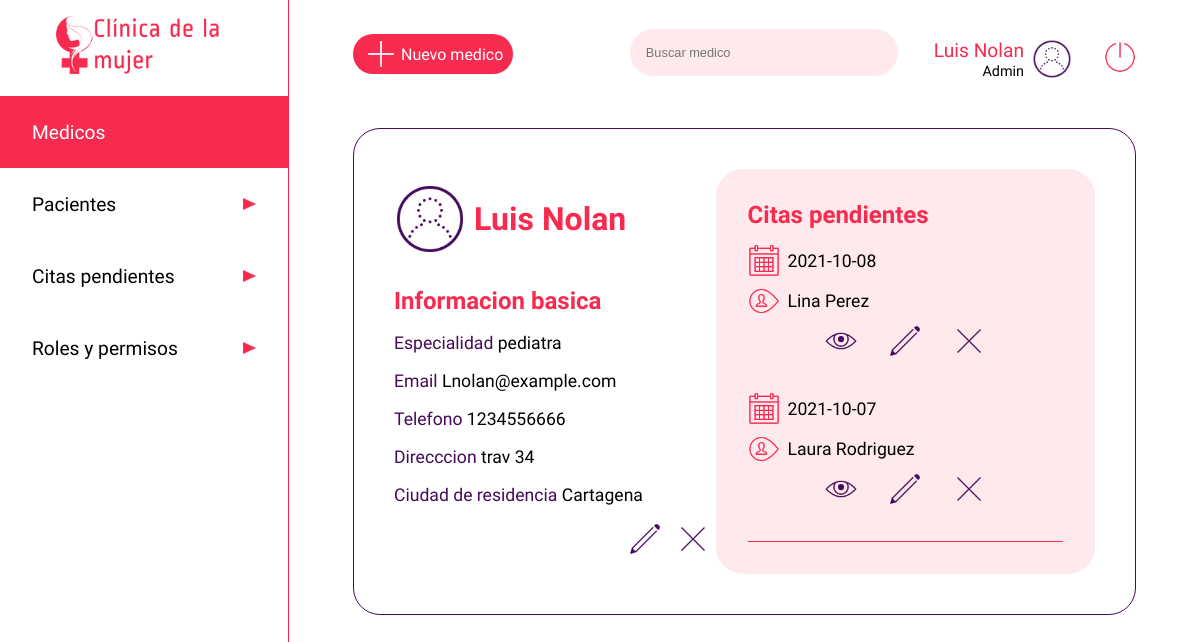
The page /medico/1048484611 (signed in) on the database its author committed.
### app.py (models this page shows, shortened)
class users(db.Model):
    __tablename__ = 'users'
    cedula = db.Column(db.Integer, primary_key=True)
    nombre=db.Column(db.String)
    apellido=db.Column(db.String)
    nacimiento=db.Column(db.String)
    eps=db.Column(db.String)
    email=db.Column(db.String, unique=True)
    telefono=db.Column(db.Integer)
    dir=db.Column(db.String)
    ciudad=db.Column(db.String)
    password=db.Column(db.String)
    rol =db.Column(db.String)
    especialidad = db.Column(db.String)
    estado = db.Column(db.Boolean)

class citas(db.Model):
    __tablename__ = 'citas'
    cita_id=db.Column(db.Integer, primary_key=True)
    medico_id = db.Column(db.Integer, nullable=False)
    paciente_id = db.Column(db.Integer, nullable=False)
    fecha = db.Column(db.String)
    motivo = db.Column(db.String(500))
    estado = db.Column(db.Boolean)
    hora_atencion = db.Column(db.String)
    sintomas = db.Column(db.String)
    diagnostico = db.Column(db.String)
    anotaciones = db.Column(db.String)
    calificacion = db.Column(db.Integer)
    calificacion_obs = db.Column(db.String)

### app.py (the view)
@app.route('/medico/<user>', methods=['GET'])
def medico(user):
    if 'usuarioIngresado' in session:
        medicos = users.query.filter_by(cedula=user).first()
        usuario = users.query.filter_by(cedula=int(session['usuarioIngresado'])).first()
        pacientes = users.query.filter_by(rol='paciente')
        citass = citas.query.filter_by(medico_id=int(user)).all()
        return render('usermedico.html', medico=medicos, row=usuario, cita=citass, listapacientes = pacientes)
    else:
        return render('acceso-denegado.html')

### templates/usermedico.html (shortened to what this page needs)
<!DOCTYPE html>
<html lang="es">
<head>
    <link rel="stylesheet" href="{{ url_for('static', filename='css/users.css')}}">
</head>
<body>
    <header class="header">
        <a href="/dashboard" type="button" class="btn"><img src="{{ url_for('static', filename='images/iconoclinica.png')}}" class="logo" alt="Clinica de la mujer"></a>
        <nav>
            <ul class="menu">
                <li class="menuitems"><a href="/medico" class="menuselect"><span>Medicos</span><img src="{{ url_for('static', filename='images/triangulo.png')}}" class="flecha" alt=""></a></li>
                <li class="menuitems"><a href="/paciente" class="menulink"><span>Pacientes</span><img src="{{ url_for('static', filename='images/triangulo.png')}}" class="flecha" alt=""></a></li>
                <li class="menuitems"><a href="/listado-citas" class="menulink"><span>Citas pendientes</span><img src="{{ url_for('static', filename='images/triangulo.png')}}" class="flecha" alt=""></a></li>
                <li class="menuitems"><a href="/roles" class="menulink"><span>Roles y permisos</span><img src="{{ url_for('static', filename='images/triangulo.png')}}" class="flecha" alt=""></a></li>
            </ul>
        </nav>
    </header>
    <main class="main">
        <div class="searchuser">
            <a href="/medico/new" class="newuser"><img src="{{ url_for('static', filename='images/plus_math_100px.png')}}" class="profile" alt=""><span>Nuevo medico</span></a>
            <div>
                <input type="search" class="search" placeholder="Buscar medico">
                <div class="perfil">
                    <div>
                        <span class="nameuser">{{row ["nombre"]}} {{row ["apellido"]}}</span><br>
                        <span class="roluser">Admin</span>
                    </div>
                    <img src="{{ url_for('static', filename='images/test_account_100px.png')}}" class="profile" alt="">
                    <a href="/logout" type="button" class="btn"><img src="{{ url_for('static', filename='images/off.png')}}" class="logout" alt="Cerrar sesion"></a>
                </div>
            </div>
        </div>
        <div class="cuerpo">
            <div class="contenedorperfil">
                <div class="userperf">
                    <img src="{{ url_for('static', filename='images/test_account_100px.png')}}" class="userper" alt="">
                    <h1 class="username">{{medico ["nombre"]}}  {{medico ["apellido"]}}</h1>
                </div>
                <div class="userinfo">
                    <h2 class="infotitle">Informacion basica</h2><br>
                    <span style="color:#450B5A">Especialidad </span><span style="color:#000000">{{medico ["especialidad"]}}</span> <br><br>
                    <span style="color:#450B5A">Email </span><span style="color:#000000">{{medico ["email"]}}</span><br><br>
                    <span style="color:#450B5A">Telefono </span><span style="color:#000000">{{medico ["telefono"]}}</span> <br><br>
                    <span style="color:#450B5A">Direcccion </span><span style="color:#000000">{{medico ["dir"]}}</span> <br><br>
                    <span style="color:#450B5A">Ciudad de residencia </span><span style="color:#000000">{{medico ["ciudad"]}}</span> <br><br>
                    <div class="contenedordbtn">
                        <a href="{{medico ["cedula"]}}/editar"><img src="{{ url_for('static', filename='images/edit_100px.png')}}" class="btned" alt=""></a>
                        <a href="{{medico ["cedula"]}}/eliminar"><img src="{{ url_for('static', filename='images/delete_100px.png')}}" class="btned" alt=""></a>
                    </div>
                </div>
            </div>
            <div class="contenedorcitas">
                <h2 class="infotitle">Citas pendientes</h1>
                    {% for c in cita %}
                        <div class="infocita">
                            <div class="diahora">
                                <img src="{{ url_for('static', filename='images/calendar_100px.png')}}" class="calendarwatch" alt=""><span>{{ c.fecha }}</span>
                            </div>
                            <div class="diahora">
                                <img src="{{ url_for('static', filename='images/username_100px.png')}}" class="calendarwatch" alt="">
                                {% for l in listapacientes %}
                                    {% if c.paciente_id == l.cedula %}
                                        <span>{{l.nombre}} {{l.apellido}}</span>
                                    {% endif %}
                                {% endfor %}
                            </div>
                            <div class="contenedortbtn">
                                <a href="/listado-citas/{{ c.cita_id }}/ver"><img src="{{ url_for('static', filename='images/eye_100px.png')}}" class="btned" alt=""></a>
                                <a href="/listado-citas/{{ c.cita_id }}/editar"><img src="{{ url_for('static', filename='images/edit_100px.png')}}" class="btned" alt=""></a>
                                <a href="/listado-citas/{{ c.cita_id }}/eliminar"><img src="{{ url_for('static', filename='images/delete_100px.png')}}" class="btned" alt=""></a>
                            </div>
                        </div>
                    {% endfor %}
                <hr color="#F72B50" size="0.5rem">
            </div>
    </main>
</body>
</html>

### static/css/users.css (style rules this page uses)
* { padding: 0; margin: 0; }
.btned { width: 2rem; }
body { display: flex; }
.calendarwatch { height: 2rem; }
.contenedordbtn { display: flex; justify-content: space-between; width: 5rem; float: right; }
.contenedortbtn { display: flex; justify-content: space-between; width: 10rem; margin: auto; padding-bottom: 1rem; }
.contenedorperfil { width: 45%; }
.logout { height: 2rem; margin-left: 2rem; }
.contenedorcitas { height: 100%; width: 45%; background-color: #FEEAED; border-radius: 1.6875rem; padding: 2rem; }
.cuerpo { display: flex; margin-top: 3rem; border: 0.1rem solid #450B5A; border-radius: 1.6875rem; padding: 2.5rem; justify-content: space-between; align-items: center; }
.diahora { margin-top: 0.5rem; margin-bottom: 0.5rem; width: 100%; display: flex; align-items: center; }
.diahora span { margin-left: 0.5rem; }
.flecha { width: 0.8rem; height: 0.8rem; }
.perfil { display: inline-flex; align-items: center; text-align: right; margin-left: 2rem; justify-content: flex-end; }
.header { margin:0; display: inline-block; width: 18rem; height: 100vh; justify-content: center; }
.infocita { font-family: 'Average Sans', sans-serif; font-size: 1.1rem; margin-top: 1rem; margin-bottom: 1rem; justify-content: center; }
.infotitle { font-size: 1.5rem; font-family: 'Ropa Sans', sans-serif; color: #F72B50; }
.logo { display: block; height: 4rem; margin: auto; padding: 1rem; }
.main { width: calc(100% - 18rem); padding: 1.8rem 4rem; border-left: 0.1rem solid #F72B50; }
.menu { font-family: 'Average Sans', sans-serif; list-style: none; color: black; }
.menulink { display: inline-flex; font-size: 1.2rem; width: 14rem; height: 1.5rem; padding: 1.5rem 2rem; text-decoration: none; color: black; background-color: white; justify-content: space-between; align-items: center; margin: 0; }
.menuselect { display: inline-flex; font-size: 1.2rem; width: 14rem; height: 1.5rem; padding: 1.5rem 2rem; text-decoration: none; color: black; background-color: #F72B50; color: white; justify-content: space-between; align-items: center; margin: 0; }
.nameuser { font-family: 'Ropa Sans', sans-serif; font-size: 1.2rem; color: #F72B50; }
.newuser { display: flex; width: 10rem; background: #F72B50; color: white; font-size: 1rem; font-family: 'Average Sans', sans-serif; border-radius: 1.6875rem; align-items: center; text-decoration: none; }
.roluser { font-family: 'Ropa Sans', sans-serif; font-size: 0.9rem; }
.profile { height: 2.5rem; margin-left: 0.5rem; }
.search { width: 16.75rem; padding: 1rem; background: #FEEAED; border: none; font-size: 0.8rem; color: black; border-radius: 1.6875rem; outline: none; }
.searchuser { display: flex; align-items: center; justify-content: space-between; }
.username { margin-left: 0.5rem; font-size: 2rem; font-family: 'Ropa Sans', sans-serif; }
.userinfo { margin-top: 2rem; }
.userinfo span { font-family: 'Average Sans', sans-serif; font-size: 1.1rem; width: 100%; }
.userper { height: 4.5rem; }
.userperf { display: flex; color: #F72B50; align-items: center; }

### rows shown on the page
users: nombre "Luis", apellido "Nolan", especialidad "pediatra", email "Lnolan@example.com", telefono "1234556666", dir "trav 34", ciudad "Cartagena"
citas: fecha "2021-10-08"
users: nombre "Lina", apellido "Perez"
citas: fecha "2021-10-07"
users: nombre "Laura", apellido "Rodriguez"
